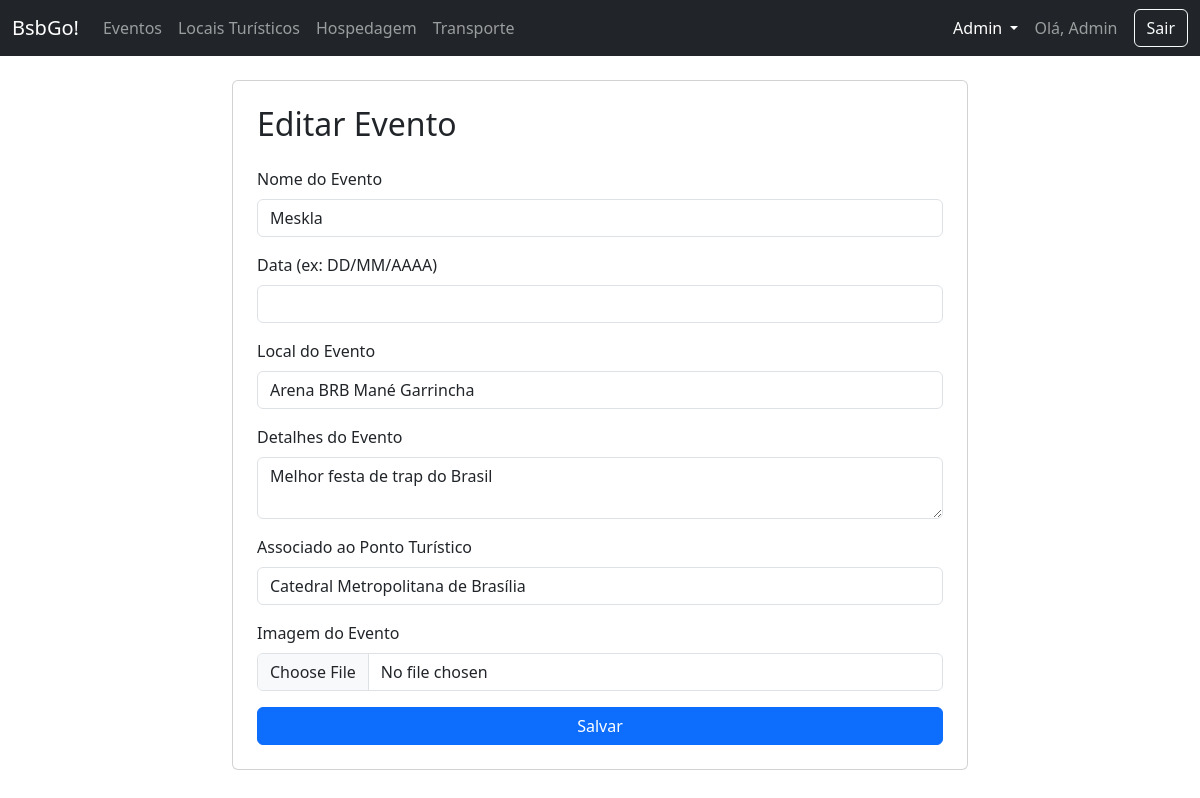
Page /admin/evento/editar/2 (signed in) on the committed database.
### app/models.py (models this page shows, shortened)
class Usuario(UserMixin, db.Model):
    id = db.Column(db.Integer, primary_key=True)
    nome = db.Column(db.String(100), nullable=False)
    email = db.Column(db.String(150), unique=True, nullable=False)
    senha_hash = db.Column(db.String(256))
    tipo = db.Column(db.String(50), nullable=False, default='turista') # turista, morador, admin

class Evento(db.Model):
    id = db.Column(db.Integer, primary_key=True)
    nome = db.Column(db.String(100), nullable=False)
    data = db.Column(db.String(50))
    local = db.Column(db.String(150))
    detalhes = db.Column(db.Text)
    imagem_file = db.Column(db.String(100), nullable=False, default='default.jpg')
    ponto_id = db.Column(db.Integer, db.ForeignKey('ponto_turistico.id'), nullable=False)

### app/routes.py (the view, shortened to what this page needs)
@main.route('/admin/evento/editar/<int:evento_id>', methods=['GET', 'POST'])
@login_required
@admin_required
def editar_evento(evento_id):
    evento = Evento.query.get_or_404(evento_id)
    form = EventoForm(obj=evento)
    form.ponto.choices = [(p.id, p.nome) for p in PontoTuristico.query.order_by('nome').all()]
    form.ponto.data = evento.ponto_id
    form.data_evento.data = evento.data # <-- MUDANÇA AQUI
    return render_template('form_page.html', form=form, title="Editar Evento")

### app/forms.py
class EventoForm(FlaskForm):
    nome = StringField('Nome do Evento', validators=[DataRequired()])
    data_evento = StringField('Data (ex: DD/MM/AAAA)') # <-- RENOMEADO
    local = StringField('Local do Evento')
    detalhes = TextAreaField('Detalhes do Evento')
    ponto = SelectField('Associado ao Ponto Turístico', coerce=int, validators=[DataRequired()])
    imagem = FileField('Imagem do Evento', validators=[FileAllowed(['jpg', 'png', 'jpeg'])])
    submit = SubmitField('Salvar')

### app/__init__.py (called while the page is built)
def create_app():
    app = Flask(__name__)
    app.config['SECRET_KEY'] = os.environ.get('SECRET_KEY')
    app.config['SQLALCHEMY_DATABASE_URI'] = 'sqlite:///database.db'
    app.config['SQLALCHEMY_TRACK_MODIFICATIONS'] = False
    db.init_app(app)
    migrate.init_app(app, db)
    login_manager.init_app(app)
    login_manager.login_view = 'main.login' # type: ignore
    from .models import Usuario
    @login_manager.user_loader
    def load_user(user_id):
        return Usuario.query.get(int(user_id))
    from .routes import main as main_blueprint
    app.register_blueprint(main_blueprint)
    return app

### app/routes.py (called while the page is built)
def admin_required(f):
    @wraps(f)
    def decorated_function(*args, **kwargs):
        if not current_user.is_authenticated or current_user.tipo != 'admin':
            abort(403) # Proibido o acesso
        return f(*args, **kwargs)
    return decorated_function

### app/templates/form_page.html (shortened to what this page needs)
{% extends 'base.html' %}
{% block content %}
<div class="row justify-content-center">
    <div class="col-md-8">
        <div class="card p-4">
            <h2 class="mb-4">{{ title }}</h2>
            <form method="POST" novalidate enctype="multipart/form-data">
                {% for field in form if field.type != 'SubmitField' and field.type != 'CSRFTokenField' %}
                <div class="mb-3">
                    {{ field.label(class="form-label") }}
                    {{ field(class="form-control") }}
                </div>
                {% endfor %}
                {{ form.submit(class="btn btn-primary w-100") }}
            </form>
        </div>
    </div>
</div>
{% endblock %}

### app/templates/base.html (shortened to what this page needs)
<!DOCTYPE html>
<html lang="pt-br">
  <head>
    <link
      href="https://cdn.jsdelivr.net/npm/bootstrap@5.3.3/dist/css/bootstrap.min.css"
      rel="stylesheet"
    />
    <link rel="stylesheet" href="../static/css/style.css">
  </head>
  <body>
    <nav class="navbar navbar-expand-lg navbar-dark bg-dark">
      <div class="container-fluid">
        <a class="navbar-brand" href="{{ url_for('main.index') }}">BsbGo!</a>
        <div class="collapse navbar-collapse" id="navbarNav">
          <ul class="navbar-nav me-auto mb-2 mb-lg-0">
            <li class="nav-item"><a class="nav-link" href="#">Eventos</a></li>
            <li class="nav-item">
              <a class="nav-link" href="#">Locais Turísticos</a>
            </li>
            <li class="nav-item">
              <a class="nav-link" href="#">Hospedagem</a>
            </li>
            <li class="nav-item">
              <a class="nav-link" href="#">Transporte</a>
            </li>
          </ul>
          <div class="d-flex align-items-center">
            {% if current_user.is_authenticated %} {% if current_user.tipo ==
            'admin' %}
            <div class="nav-item dropdown me-3">
              <a
                class="nav-link dropdown-toggle text-white"
                href="#"
                id="adminDropdown"
                role="button"
                data-bs-toggle="dropdown"
                aria-expanded="false"
              >
                Admin
              </a>
            </div>
            {% endif %}
            <span class="navbar-text me-3">Olá, {{ current_user.nome }}</span>
            <a class="btn btn-outline-light" href="{{ url_for('main.logout') }}"
              >Sair</a
            >
            {% endif %}
          </div>
        </div>
      </div>
    </nav>
    <main class="container mt-4">
       {% block content %}{% endblock %}
    </main>
  </body>
</html>

### rows in the picture
Usuario: nome "Admin"
Evento: nome "Meskla" "Arena BRB Mané Garrincha" "Melhor festa de trap do Brasil" "Catedral Metropolitana de Brasília"

### other values in the picture
{{ title }} "Editar Evento"
{{ field.label(class="form-label") }} "Nome do Evento" "Data (ex: DD/MM/AAAA)" "Local do Evento" "Detalhes do Evento" "Associado ao Ponto Turístico" "Imagem do Evento"
